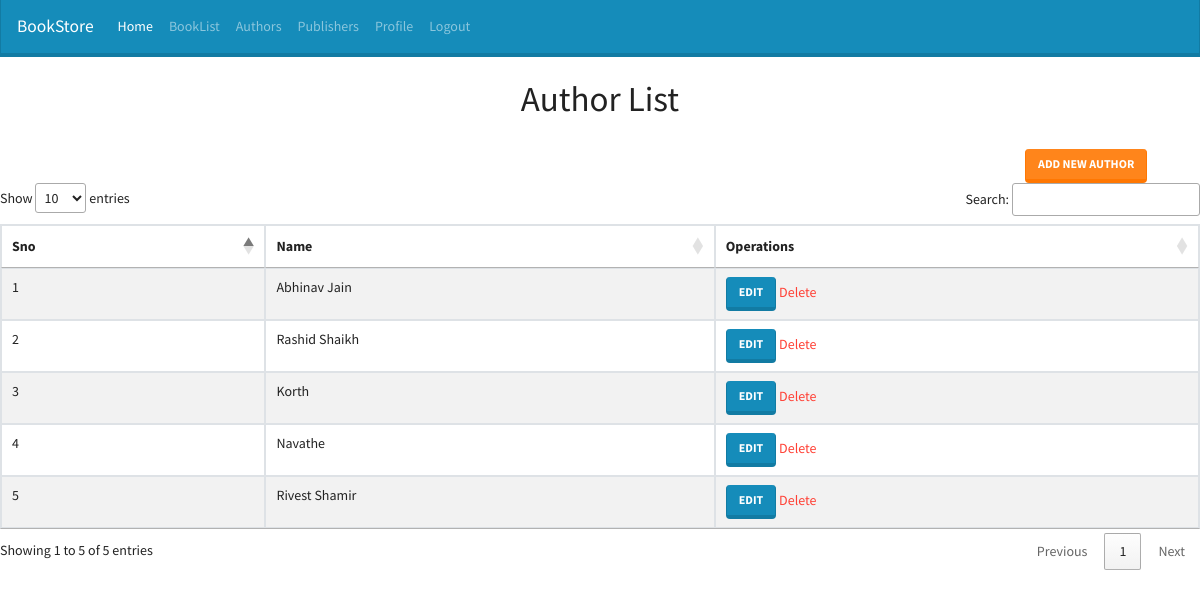
The app's page /BookKeeper/AuthorList/ (signed in) with its own data.
### BookKeeper/models.py (models this page shows, shortened)
class Author(models.Model):
	aname = models.CharField(max_length=30)

### BookKeeper/views.py (the view)
# urls.py: url(r'AuthorList/', views.author_list, name='AuthorList'),
def author_list(request, template_name="author_list.html"):
	login_status = request.session['login_status']
	fullname = request.session['user_fullname']
	loginname = request.session['loginname']
	if(login_status=="1"):
		author = Author.objects.all()    #select * from Author
		data = {}
		data['object_list'] = author
		return render(request, template_name, data)
	else:
		return redirect("BookKeeper:home")

### BookKeeper/templates/author_list.html (shortened to what this page needs)
{% load static %}
<!DOCTYPE html>
<html>
<head>
	<link rel="stylesheet" type="text/css" href="{% static 'css/bootstrap.min.css' %}">
</head>
<body>
<nav class="navbar navbar-expand-lg navbar-dark bg-primary">
  <a class="navbar-brand" href="#">BookStore</a>
  <div class="collapse navbar-collapse" id="navbarColor01">
    <ul class="navbar-nav mr-auto">
      <li class="nav-item">
        <a class="nav-link active" href="{%url 'BookKeeper:dashboard'%}">Home</a>
      </li>
      <li class="nav-item">
        <a class="nav-link" href="{%url 'BookKeeper:BookList'%}">BookList</a>
      </li>
      <li class="nav-item">
        <a class="nav-link" href="{%url 'BookKeeper:AuthorList'%}">Authors</a>
      </li>
      <li class="nav-item">
        <a class="nav-link" href="#">Publishers</a>
      </li>
      <li class="nav-item">
        <a class="nav-link" href="#">Profile</a>
      </li>
       <li class="nav-item">
        <a class="nav-link" href="{%url 'BookKeeper:logout'%}">Logout</a>
      </li>
    </ul>
  </div>
</nav>
<br/>
<center><h1>Author List</h1></center>
<br/>
<div class="row">
	<div class="col-lg-2 col-md-2">&nbsp;</div>
	<div class="col-lg-8 col-md-8 col-sm-12">
	</div>
	<div class="col-lg-2 col-md-2">
		<a href="{% url 'BookKeeper:AuthorAdd' %}" class="btn btn-warning">Add New Author</a>
	</div>
</div>
<div class="row">
	<div class="col-lg-12 col-md-12 col-sm-12">
		<table class="table table-bordered table-hover table-striped" id="myTable">
			<thead>
				<tr>
					<th>Sno</th>
					<th>Name</th>
					<th>Operations</th>
				</tr>
			</thead>
			<tbody>
				{% for b in object_list %}
				<tr>
					<td>{{b.id}}</td>
					<td>{{b.aname}}</td>
					<td>
						<a href="{%url 'BookKeeper:AuthorEdit' b.id %}" class="btn btn-primary">Edit</a>
						<a href="{%url 'BookKeeper:AuthorDelete' b.id %}" class="text-danger">Delete</a>
					</td>
				</tr>
				{% endfor %}
			</tbody>
		</table>
	</div>
</div>
	<link rel="stylesheet" type="text/css" href="//cdn.datatables.net/1.10.19/css/jquery.dataTables.min.css">
</body>
</html>

### records on screen
Author: id "1", aname "Abhinav Jain"
Author: id "2", aname "Rashid Shaikh"
Author: id "3", aname "Korth"
Author: id "4", aname "Navathe"
Author: id "5", aname "Rivest Shamir"
